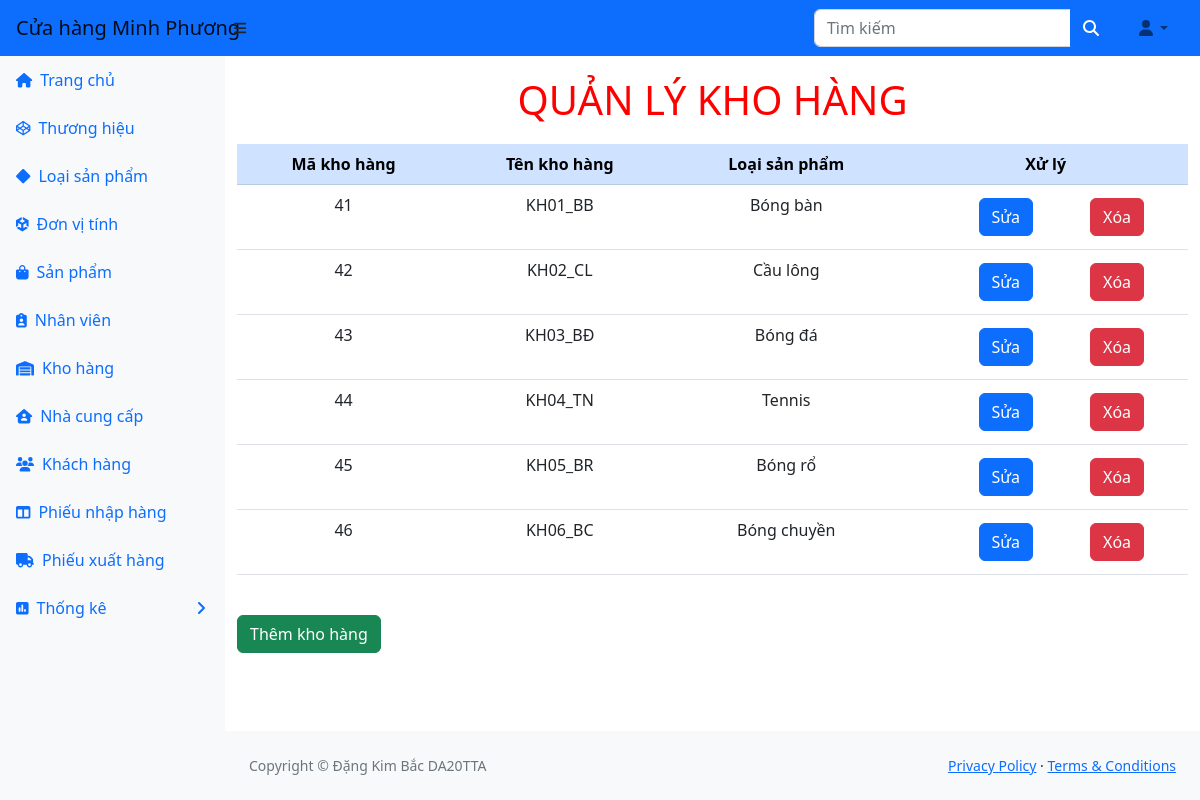
/ql_kho/ql-kho/khohang.php (signed in), run on the app's committed database.
### tables this page shows
CREATE TABLE `khohang` (
  `makho` int(11) NOT NULL,
  `tenkho` varchar(255) DEFAULT NULL,
  `loaisanpham` int(11) DEFAULT NULL
);

CREATE TABLE `loaisanpham` (
  `maloaisanpham` int(11) NOT NULL,
  `tenloaisanpham` varchar(255) DEFAULT NULL
);

### ql_kho/ql-kho/khohang.php (the view)
<?php
    include_once("header.php");
?>
    <h1 class = "tieudeform">Quản lý kho hàng</h1>
    <table class = "table table-hover ">
        <thead class="table-primary">
        <tr>
            <th>Mã kho hàng</th>
            <th>Tên kho hàng</th>
            <th>Loại sản phẩm</th>
            <th style="text-align:center"colspan="2">Xử lý</th>
        </tr>
        </thead>
        <?php
        $sql = "SELECT khohang.*, loaisanpham.tenloaisanpham
        FROM khohang
        JOIN loaisanpham ON khohang.loaisanpham = loaisanpham.maloaisanpham
        ORDER BY makho  ASC";
        $kq = $conn->query($sql) or die("Không thể xem ");
        while ($row = mysqli_fetch_array($kq)) {
            echo ("<tr>");
            $makho = $row["makho"];
            echo ("<td>" . $row["makho"] . "</td>");
            echo ("<td>" . $row["tenkho"] . "</td>");
            echo ("<td>" . $row["tenloaisanpham"] . "</td>");
            echo ("<td><a style='float:right;'class='btn btn-primary' href='suakhohang.php?mm=$makho'>Sửa</a></td>");
            echo ("<td>");
            ?>
            <a onclick = "return confirm('Bạn có thật sự muốn xoá không')" class="btn btn-danger" href="xoakhohang.php?mm=<?php echo $makho;?>">Xóa</a>
            <?php
            echo ("</td>");
            echo ("</tr>");
        }
        ?>
    </table><br>
    <a class='btn btn-success' href='themkhohang.php'>Thêm kho hàng</a>
<?php
    include("footer.php");
?>
</body>
</html>

### ql_kho/ql-kho/header.php (style rules this page uses)
h1.tieudeform { text-align:center; text-transform:uppercase; color:red; margin:20px; }
td { text-align:center; }
th { text-align:center; }

### data on the page
khohang: makho "41", tenkho "KH01_BB", loaisanpham.tenloaisanpham "Bóng bàn"
khohang: makho "42", tenkho "KH02_CL", loaisanpham.tenloaisanpham "Cầu lông"
khohang: makho "43", tenkho "KH03_BĐ", loaisanpham.tenloaisanpham "Bóng đá"
khohang: makho "44", tenkho "KH04_TN", loaisanpham.tenloaisanpham "Tennis"
khohang: makho "45", tenkho "KH05_BR", loaisanpham.tenloaisanpham "Bóng rổ"
khohang: makho "46", tenkho "KH06_BC", loaisanpham.tenloaisanpham "Bóng chuyền"
